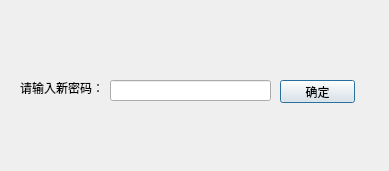
<?xml version="1.0" encoding="UTF-8"?>
<ui version="4.0">
 <class>ResetPassword</class>
 <widget class="QDialog" name="ResetPassword">
  <property name="geometry">
   <rect>
    <x>0</x>
    <y>0</y>
    <width>389</width>
    <height>171</height>
   </rect>
  </property>
  <property name="windowTitle">
   <string>重置密码</string>
  </property>
  <widget class="QLineEdit" name="lineEdit">
   <property name="geometry">
    <rect>
     <x>110</x>
     <y>80</y>
     <width>161</width>
     <height>21</height>
    </rect>
   </property>
   <property name="echoMode">
    <enum>QLineEdit::Password</enum>
   </property>
  </widget>
  <widget class="QLabel" name="label">
   <property name="geometry">
    <rect>
     <x>20</x>
     <y>80</y>
     <width>91</width>
     <height>16</height>
    </rect>
   </property>
   <property name="text">
    <string>请输入新密码：</string>
   </property>
  </widget>
  <widget class="QPushButton" name="pushButton">
   <property name="geometry">
    <rect>
     <x>280</x>
     <y>80</y>
     <width>75</width>
     <height>23</height>
    </rect>
   </property>
   <property name="text">
    <string>确定</string>
   </property>
  </widget>
 </widget>
 <resources/>
 <connections/>
</ui>
